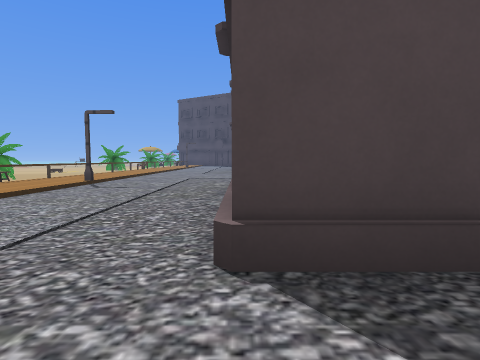
[1] (above)

24 first-person views from a walk through a level from a Godot 3-D game. The camera is 1.2 m above the floor, tilts 4° down and sees 80° across. The floor is counted in squares, 2 m on a side. Each view is taken from the middle of a square. On the plan, view 1 faces up. The plan holds only what a view shows up to about 9 squares ahead; the rest is blank. The place goes on beyond the plan. Some surface patterns are stand-ins.

[2]
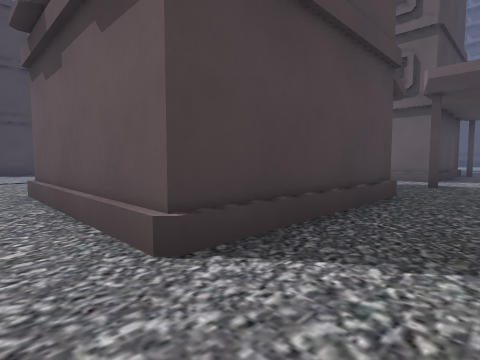

[3]
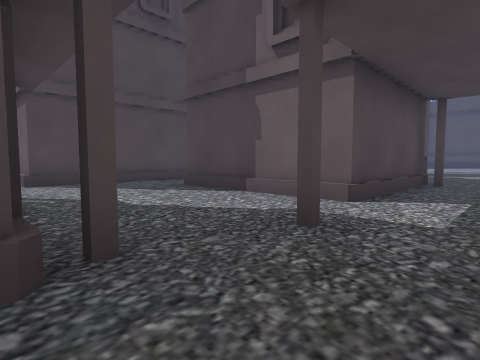

[4]
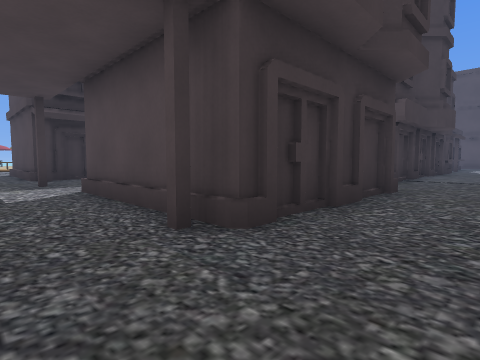

[5]
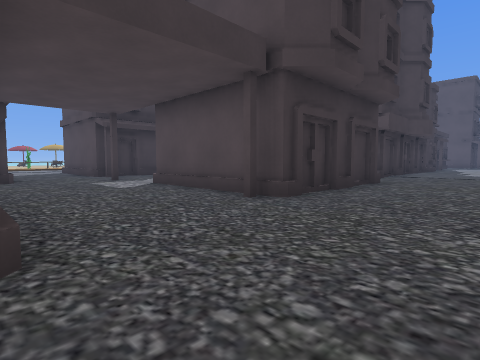

[6]
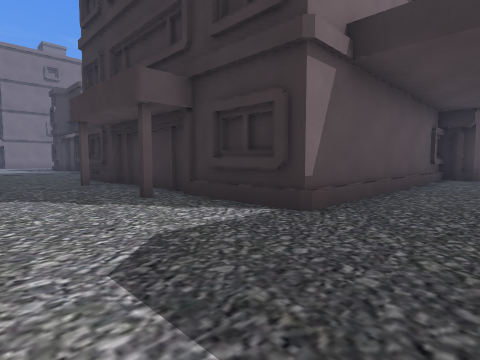

[7]
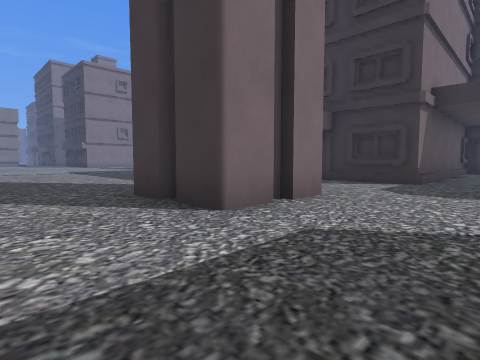

[8]
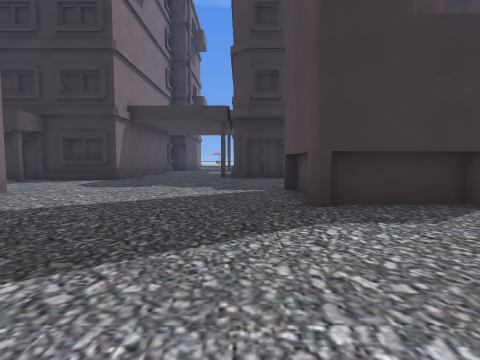

[9]
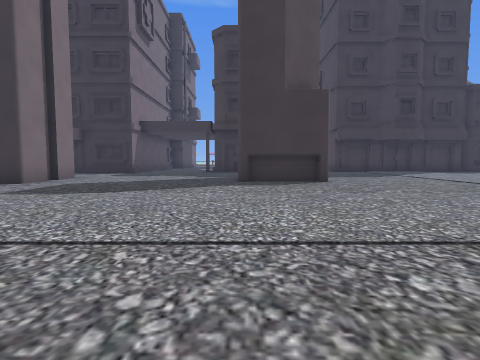

[10]
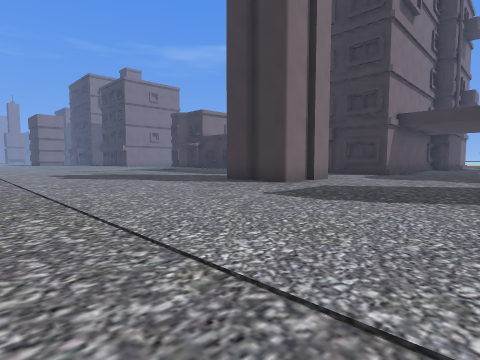

[11]
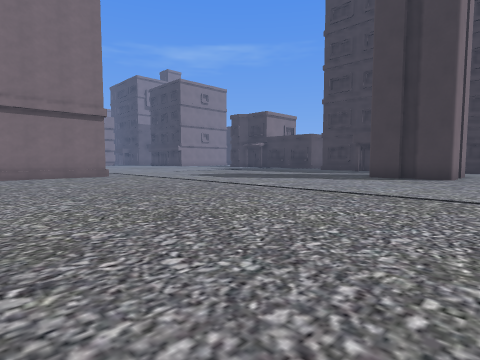

[12]
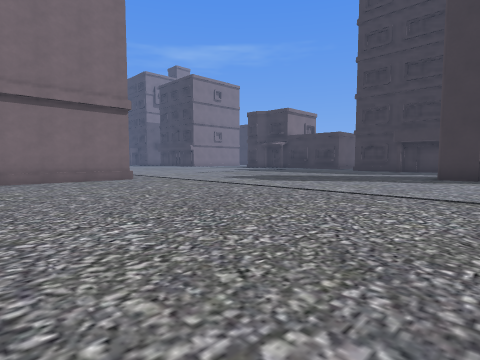

[13]
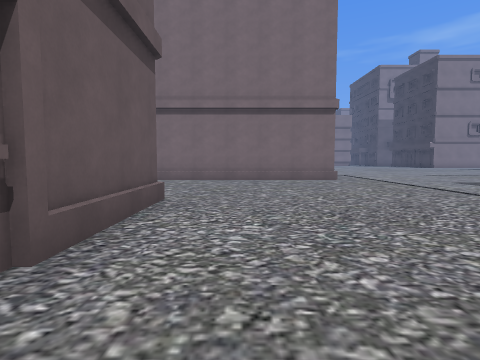

[14]
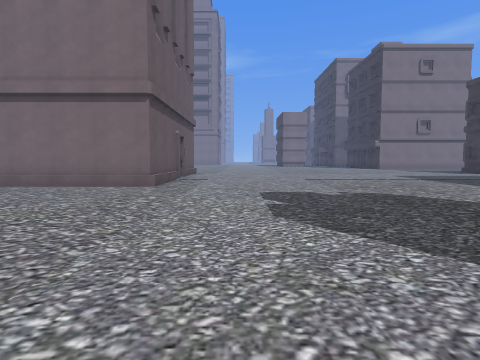

[15]
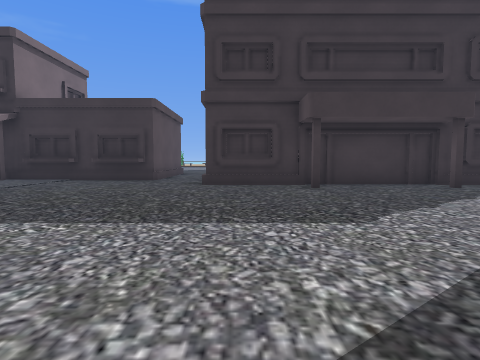

[16]
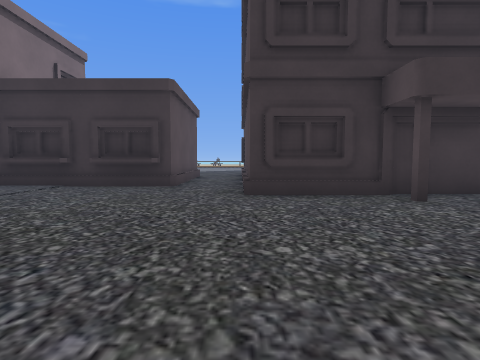

[17]
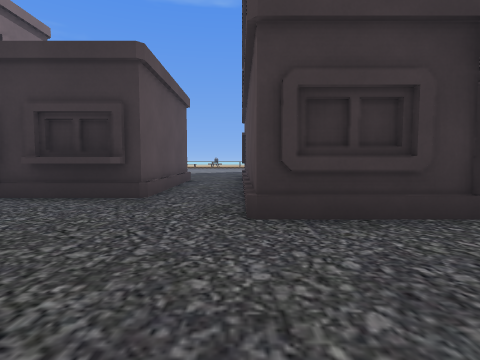

[18]
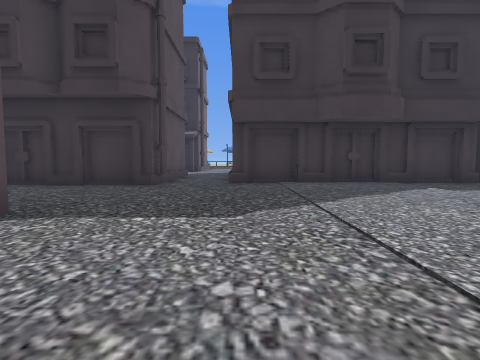

[19]
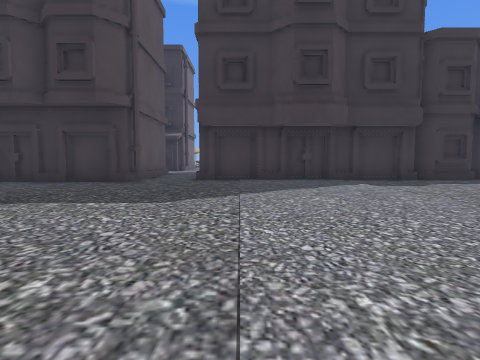

[20]
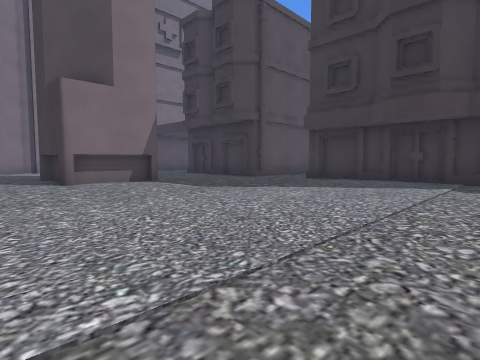

[21]
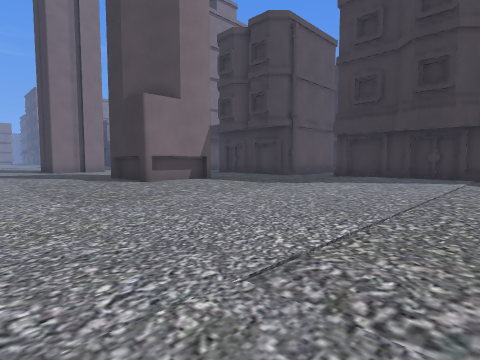

[22]
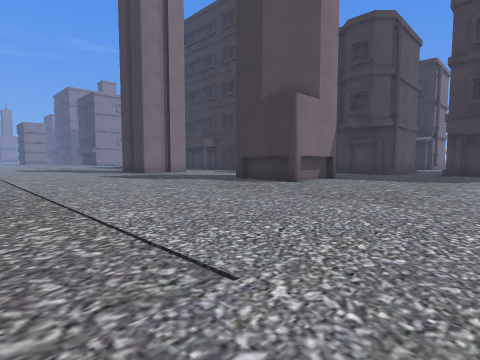

[23]
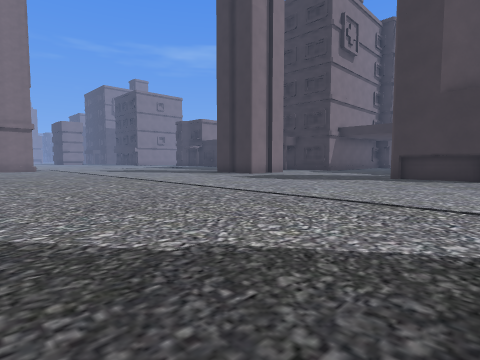

[24]
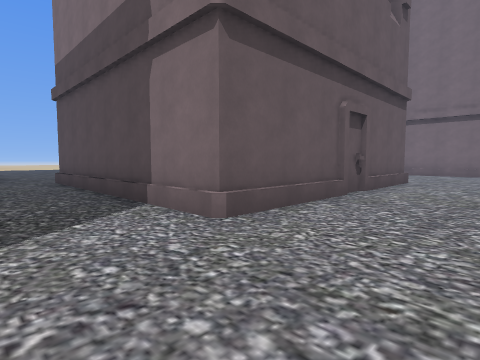

### Floor plan
Key: @ floor where view 1 was taken; # wall or solid block; . main floor; : floor 0.25 m higher than the main floor; L lamp; B building; O other object.
Columns run from 6 left of view 1 to 31 right of it. Each row starts with its distance up from view 1.
 14                  B...
 13                  B...........
 12                   ...........
 11                  B...........
 10                   ..............
  9  ::....    B     B..............
  8 O::....    BBBBBBB..............
  7 O:L....    .....................
  6  ::...B   B....BBBB................
  5   :...B   B...B   B...BBB..........
  4   :...B   B...B   B...  B..........
  3    ...B   B...B   B...BBB..........
  2     ..BBBBB...BBBBB................
  1      .................................
  0      .@...............................
 -1            B........................##
 -2             BBBBBBBB................#
 -3                    B...BBB..........#
 -4                    BB..  B.........##
 -5                    B... B..........##
 -6                    B................#
 -7                    BB...............#
 -8                    B................
 -9                    B.................
-10              BBBBBBB.................
-11              ........................
-12              BBBBB.............#######
-13                  B.............#
-14                  B... .........#

Positions as (right, up) in squares from view 1, and headings:
1: (0, 0), facing up
2: (-1, 0), facing up-right
3: (4, 0), facing up-right
4: (14, 0), facing up-left
5: (15, -2), facing up-left
6: (16, 0), facing down-left
7: (21, 0), facing down-left
8: (22, 2), facing left
9: (26, 3), facing left
10: (25, 2), facing down-left
11: (29, -1), facing down-left
12: (29, -3), facing down-left
13: (28, -3), facing down
14: (23, -5), facing down
15: (20, -9), facing left
16: (18, -10), facing left
17: (16, -10), facing left
18: (19, 8), facing left
19: (20, 9), facing left
20: (20, 13), facing down-left
21: (22, 13), facing down-left
22: (25, 10), facing down-left
23: (28, 6), facing down-left
24: (27, 1), facing down-right
